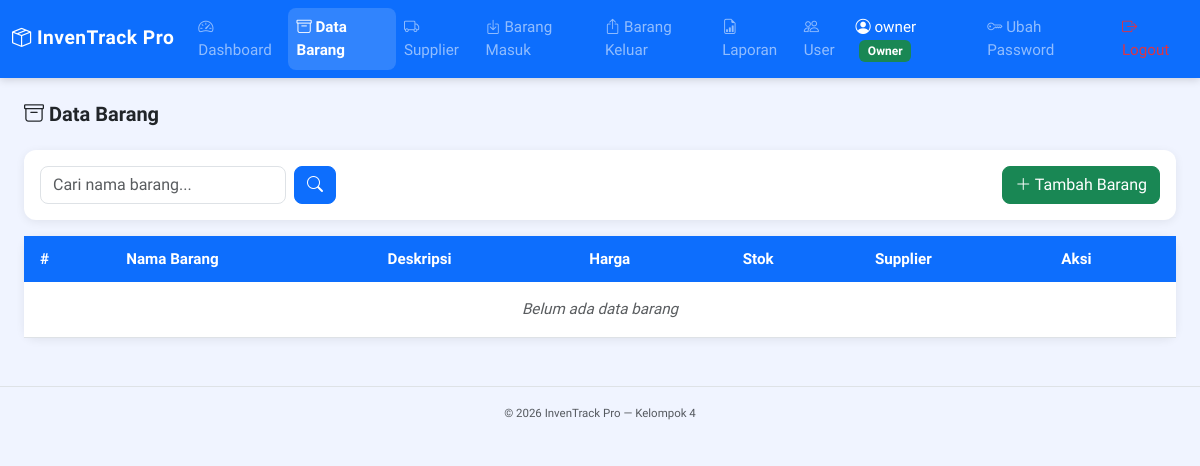
Page /pages/data_barang.php (signed in) on the earlier database version.
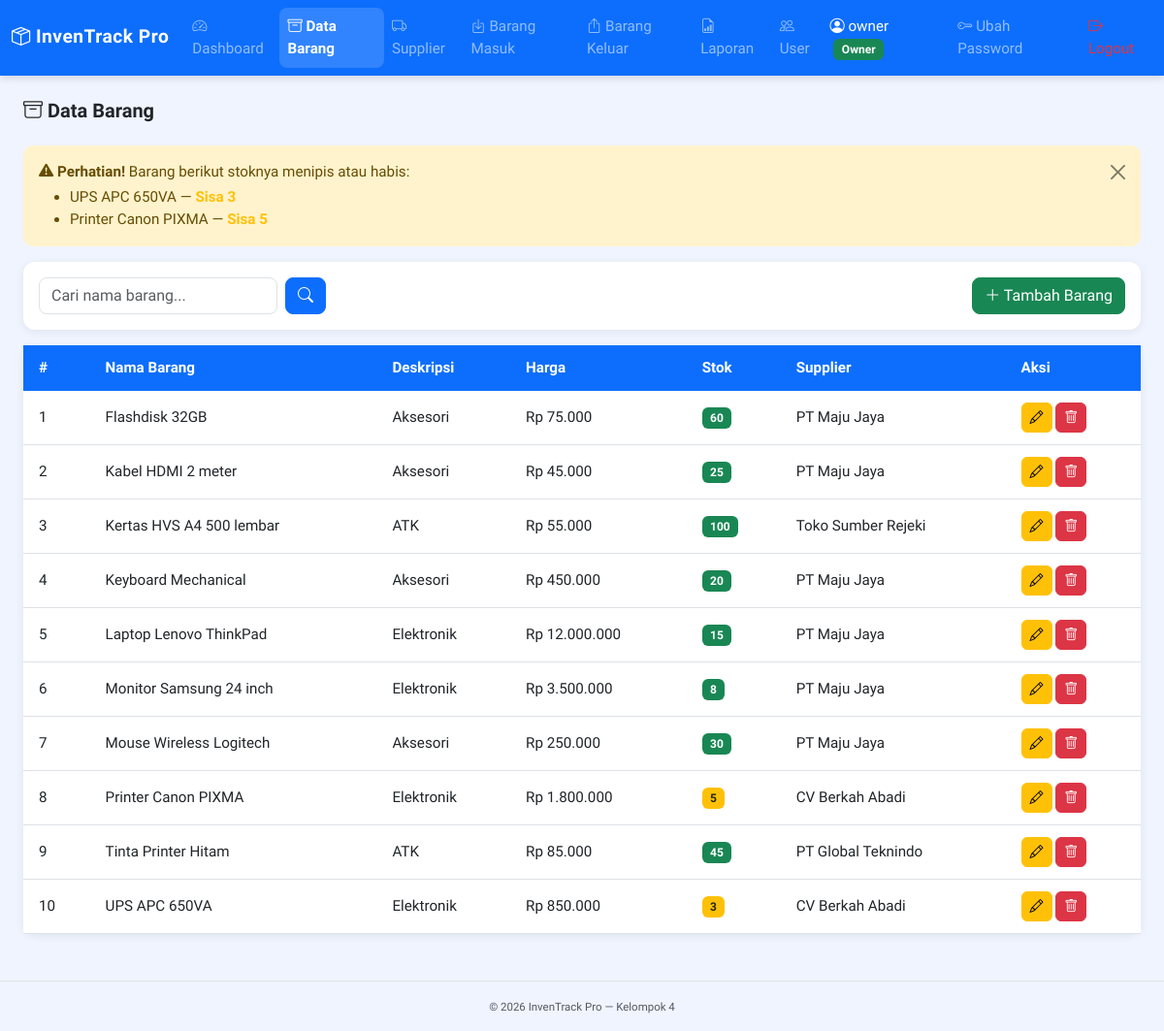
Same page on the later database version.
### tables this page shows
CREATE TABLE `barang` (
  `id_barang` int(11) NOT NULL,
  `id_supplier` int(11) DEFAULT NULL,
  `nama_barang` varchar(100) NOT NULL,
  `deskripsi` varchar(50) DEFAULT NULL,
  `harga_barang` double NOT NULL DEFAULT 0,
  `jumlah_stok` int(11) NOT NULL DEFAULT 0
);

CREATE TABLE `supplier` (
  `id_supplier` int(11) NOT NULL,
  `nama_supplier` varchar(100) NOT NULL,
  `kontak` varchar(20) DEFAULT NULL,
  `alamat` varchar(255) DEFAULT NULL
);

### pages/data_barang.php (the view, shortened to what the changed rows need)
<?php require_once __DIR__ . '/../includes/header.php'; ?>
<?php
$stok_menipis = mysqli_query($conn, "
    SELECT nama_barang, jumlah_stok
    FROM barang
    WHERE jumlah_stok <= 5
    ORDER BY jumlah_stok ASC
");
$keyword = trim($_GET['search'] ?? '');
if ($keyword !== '') {
    $stmt = mysqli_prepare($conn, "
        SELECT b.*, s.nama_supplier
        FROM barang b
        LEFT JOIN supplier s ON b.id_supplier = s.id_supplier
        WHERE b.nama_barang LIKE ?
        ORDER BY b.nama_barang ASC
    ");
    $like = "%$keyword%";
    mysqli_stmt_bind_param($stmt, 's', $like);
    mysqli_stmt_execute($stmt);
    $result = mysqli_stmt_get_result($stmt);
} else {
    $result = mysqli_query($conn, "
        SELECT b.*, s.nama_supplier
        FROM barang b
        LEFT JOIN supplier s ON b.id_supplier = s.id_supplier
        ORDER BY b.nama_barang ASC
    ");
}
?>
<h5 class="fw-bold mb-4"><i class="bi bi-archive"></i> Data Barang</h5>
<?php if (mysqli_num_rows($stok_menipis) > 0): ?>
<div class="alert alert-warning alert-dismissible fade show">
    <i class="bi bi-exclamation-triangle-fill"></i>
    <strong>Perhatian!</strong> Barang berikut stoknya menipis atau habis:
    <ul class="mb-0 mt-1" style="max-height: 200px; overflow-y: auto;">
        <?php while ($s = mysqli_fetch_assoc($stok_menipis)): ?>
        <li>
            <?= htmlspecialchars($s['nama_barang']) ?> —
            <?php if ($s['jumlah_stok'] == 0): ?>
                <span class="text-danger fw-bold">Habis</span>
            <?php else: ?>
                <span class="text-warning fw-bold">Sisa <?= $s['jumlah_stok'] ?></span>
            <?php endif; ?>
        </li>
        <?php endwhile; ?>
    </ul>
    <button type="button" class="btn-close" data-bs-dismiss="alert"></button>
</div>
<?php endif; ?>
<div class="card mb-3">
    <div class="card-body d-flex justify-content-between align-items-center flex-wrap gap-2">
    </div>
</div>
<div class="card">
    <div class="card-body p-0">
        <div class="table-responsive">
            <table class="table table-hover mb-0">
                <thead>
                    <tr>
                        <th>#</th>
                        <th>Nama Barang</th>
                        <th>Deskripsi</th>
                        <th>Harga</th>
                        <th>Stok</th>
                        <th>Supplier</th>
                        <th>Aksi</th>
                    </tr>
                </thead>
                <tbody>
                    <?php if (mysqli_num_rows($result) > 0): ?>
                        <?php $no = 1; while ($row = mysqli_fetch_assoc($result)): ?>
                        <tr>
                            <td><?= $no++ ?></td>
                            <td><?= htmlspecialchars($row['nama_barang']) ?></td>
                            <td><?= htmlspecialchars($row['deskripsi']) ?></td>
                            <td>Rp <?= number_format($row['harga_barang'], 0, ',', '.') ?></td>
                            <td>
                                <?php if ($row['jumlah_stok'] == 0): ?>
                                    <span class="badge bg-danger">Habis</span>
                                <?php elseif ($row['jumlah_stok'] <= 5): ?>
                                    <span class="badge bg-warning text-dark"><?= $row['jumlah_stok'] ?></span>
                                <?php else: ?>
                                    <span class="badge bg-success"><?= $row['jumlah_stok'] ?></span>
                                <?php endif; ?>
                            </td>
                            <td><?= htmlspecialchars($row['nama_supplier'] ?? '-') ?></td>
                            <td>
                                <button class="btn btn-sm btn-warning"
                                    data-bs-toggle="modal"
                                    data-bs-target="#modalEdit"
                                    data-id="<?= $row['id_barang'] ?>"
                                    data-nama="<?= htmlspecialchars($row['nama_barang']) ?>"
                                    data-deskripsi="<?= htmlspecialchars($row['deskripsi']) ?>"
                                    data-harga="<?= $row['harga_barang'] ?>"
                                    data-stok="<?= $row['jumlah_stok'] ?>"
                                    data-supplier="<?= $row['id_supplier'] ?>">
                                    <i class="bi bi-pencil"></i>
                                </button>
                                <button class="btn btn-sm btn-danger"
                                    data-bs-toggle="modal"
                                    data-bs-target="#modalHapus"
                                    data-id="<?= $row['id_barang'] ?>"
                                    data-nama="<?= htmlspecialchars($row['nama_barang']) ?>"
                                    data-stok="<?= $row['jumlah_stok'] ?>">
                                    <i class="bi bi-trash"></i>
                                </button>
                            </td>
                        </tr>
                        <?php endwhile; ?>
                    <?php else: ?>
                        <tr>
                            <td colspan="7" class="text-center text-muted py-3 fst-italic">
                                <?= $keyword ? "Tidak ada barang dengan kata kunci \"$keyword\"" : "Belum ada data barang" ?>
                            </td>
                        </tr>
                    <?php endif; ?>
                </tbody>
            </table>
        </div>
    </div>
</div>
<?php require_once __DIR__ . '/../includes/footer.php'; ?>

Differences in the rows shown:
added barang: nama_barang "UPS APC 650VA", jumlah_stok "3", deskripsi "Elektronik", harga_barang "850.000", id_supplier.nama_supplier "CV Berkah Abadi"
added barang: nama_barang "Printer Canon PIXMA", jumlah_stok "5", deskripsi "Elektronik", harga_barang "1.800.000", id_supplier.nama_supplier "CV Berkah Abadi"
added barang: nama_barang "Flashdisk 32GB", deskripsi "Aksesori", harga_barang "75.000", jumlah_stok "60", id_supplier.nama_supplier "PT Maju Jaya"
added barang: nama_barang "Kabel HDMI 2 meter", deskripsi "Aksesori", harga_barang "45.000", jumlah_stok "25", id_supplier.nama_supplier "PT Maju Jaya"
added barang: nama_barang "Kertas HVS A4 500 lembar", deskripsi "ATK", harga_barang "55.000", jumlah_stok "100", id_supplier.nama_supplier "Toko Sumber Rejeki"
added barang: nama_barang "Keyboard Mechanical", deskripsi "Aksesori", harga_barang "450.000", jumlah_stok "20", id_supplier.nama_supplier "PT Maju Jaya"
added barang: nama_barang "Laptop Lenovo ThinkPad", deskripsi "Elektronik", harga_barang "12.000.000", jumlah_stok "15", id_supplier.nama_supplier "PT Maju Jaya"
added barang: nama_barang "Monitor Samsung 24 inch", deskripsi "Elektronik", harga_barang "3.500.000", jumlah_stok "8", id_supplier.nama_supplier "PT Maju Jaya"
added barang: nama_barang "Mouse Wireless Logitech", deskripsi "Aksesori", harga_barang "250.000", jumlah_stok "30", id_supplier.nama_supplier "PT Maju Jaya"
added barang: nama_barang "Tinta Printer Hitam", deskripsi "ATK", harga_barang "85.000", jumlah_stok "45", id_supplier.nama_supplier "PT Global Teknindo"
Other differences:
text no longer shown: "Belum ada data barang"
text now shown: "Perhatian! Barang berikut stoknya menipis atau habis:"
